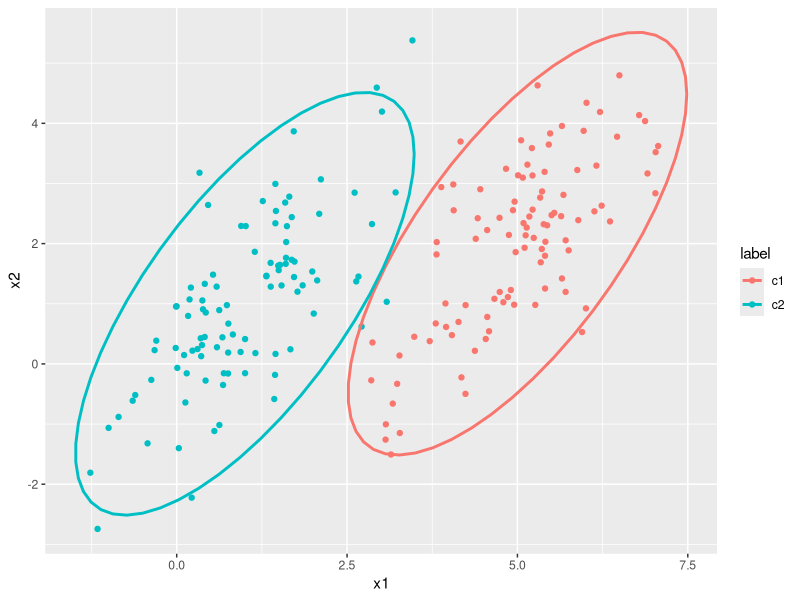
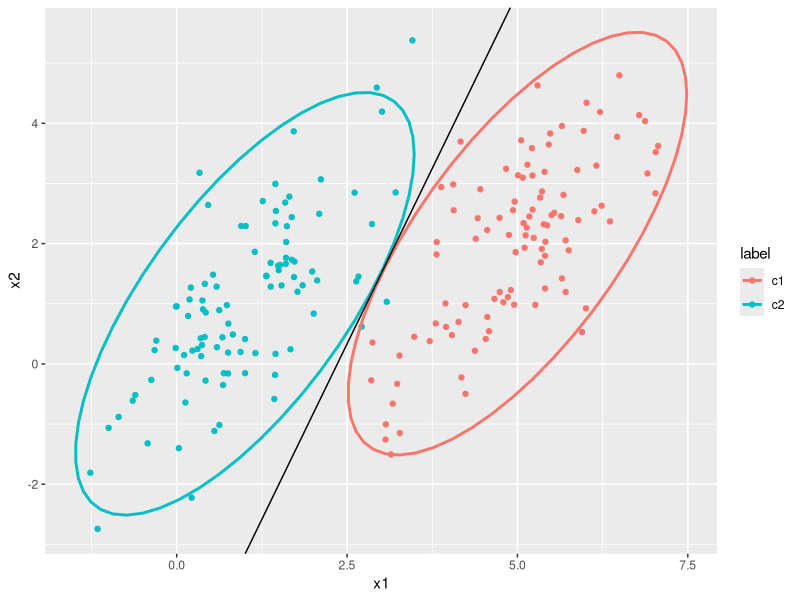

Recreate these plots in R, in order. (Note: this script raises an error after producing the figures.)
# Descriminant Analys


library("MASS")
set.seed(1)

# params
n = 100
v1 = c(5,2)
v2 = c(1,1)
S = c(1,1,1,2)

# generate data
mu1=matrix(v1,2,1)
mu2=matrix(v2,2,1)

Sigma = matrix(S,2,2)

c1 = mvrnorm(n,mu1,Sigma, empirical = T)
c2 = mvrnorm(n,mu2,Sigma, empirical = T)
dim(c1)

data=data.frame(x1=c(c1[,1],c2[,1]),
                x2=c(c1[,2],c2[,2]),
                label=c(rep("c1",n),rep("c2",n)))

# plot
library(ggplot2)
ggplot(data)+
  aes(x=x1,y=x2,color=label)+
  geom_point()+
  stat_ellipse(level = 0.95, linewidth = 1, type="norm")

### Bayesian Approach (Has to be Gaussian)

Sigma_ = solve(Sigma)
intercept = log(0.5/0.5)+(1/2)%*%t(mu1)%*%Sigma_%*%mu1-(1/2)%*%t(mu2)%*%Sigma_%*%mu2

             
ggplot(data)+
  aes(x=x1,y=x2,color=label)+
  geom_point()+
  stat_ellipse(level = 0.95, linewidth = 1, type="norm")+
  geom_abline(intercept = -(16.5/3), slope = 7/3)

#Determining the treshold
w = Sigma_%*%(mu1-mu2)
proj=as.matrix(data[,1:2])%*%w

best = 0
for (i in seq(min(proj),max(proj),length.out = 1000)){
  acc = mean((proj<i)==(data$label=="c1"))
  if (saved<acc){
    best = acc
    treshold = i
  }
}


### Non-Gaussian Approach (Fisher) 



